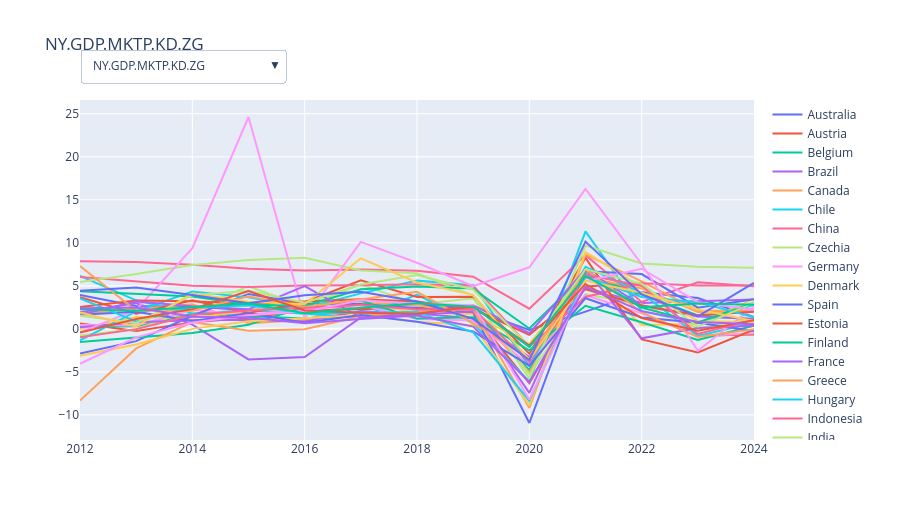

Write notebook code for a chart like this one.
### Markdown cell above
### 3.5 Trends: explore an indicator over time
Pick an indicator from the dropdown; each line is a country (double-click a legend entry to isolate it).

### Code cell
TREND = {"NY.GDP.MKTP.KD.ZG": "WB:NY.GDP.MKTP.KD.ZG", "FP.CPI.TOTL.ZG": "WB:FP.CPI.TOTL.ZG", "SL.UEM.TOTL.ZS": "WB:SL.UEM.TOTL.ZS",
         "NY.GDP.PCAP.PP.KD": "WB:NY.GDP.PCAP.PP.KD", "GOV_WGI_RL.EST (rule of law)": "WGI:GOV_WGI_RL.EST",
         "IT.NET.USER.ZS": "WB:IT.NET.USER.ZS", "GGXWDG_NGDP (gov. debt)": "IMF:GGXWDG_NGDP", "GB.XPD.RSDV.GD.ZS (R&D)": "WB:GB.XPD.RSDV.GD.ZS"}
ts = q("SELECT iso3, indicator_id, year, value FROM fact_country_year WHERE indicator_id IN (" + ",".join(f"'{v}'" for v in TREND.values()) + ")")
names = countries.set_index("iso3").name
fig = go.Figure()
spans = []
for label, iid in TREND.items():
    d = ts[ts.indicator_id == iid]
    start = len(fig.data)
    for iso, g in d.groupby("iso3"):
        g = g.sort_values("year")
        fig.add_trace(go.Scatter(x=g.year, y=g.value, name=names[iso], mode="lines", visible=(label == list(TREND)[0]),
                                 hovertemplate=names[iso] + " %{x}: %{y:.2f}<extra></extra>"))
    spans.append((label, start, len(fig.data)))
buttons = [dict(label=l, method="update", args=[{"visible": [s <= i < e for i in range(len(fig.data))]}, {"title": l}]) for l, s, e in spans]
fig.update_layout(updatemenus=[dict(buttons=buttons, x=0, y=1.15, xanchor="left")], title=list(TREND)[0], height=520)
fig.show()
